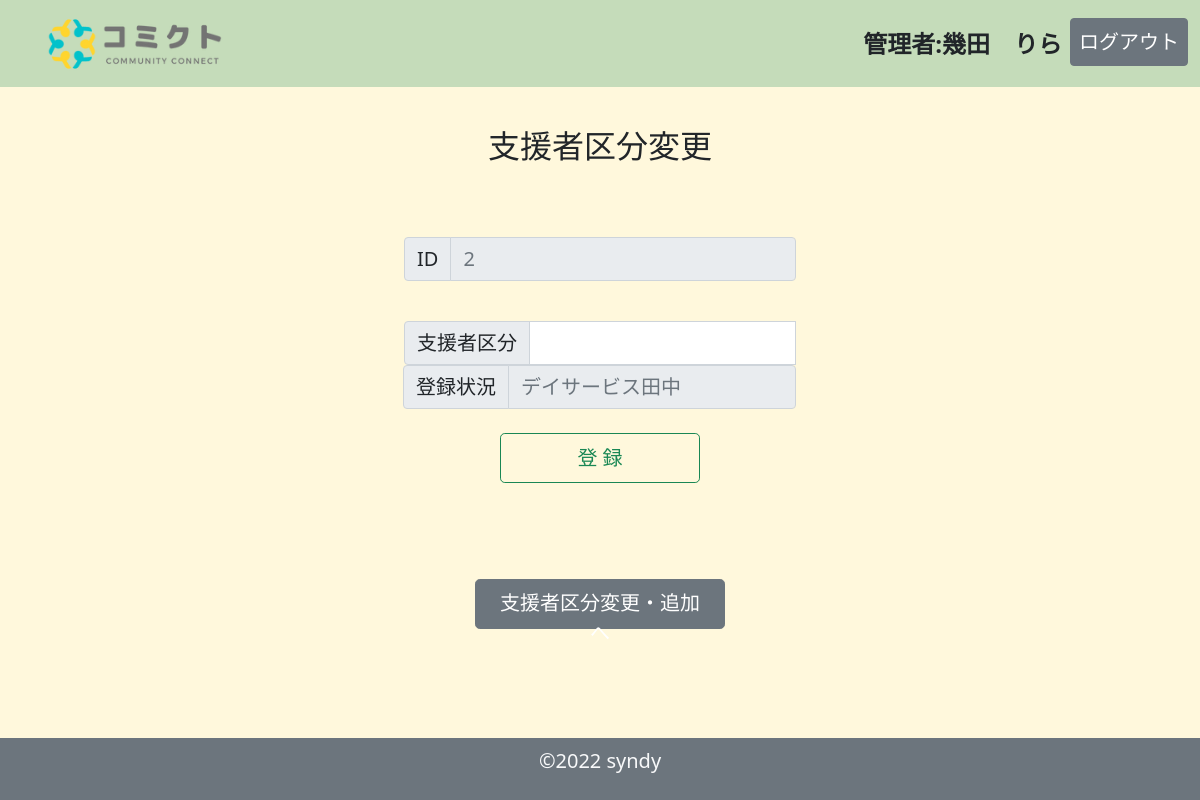
Before: /admin_belongs_edit.php?id=3 (signed in) with the older database file.
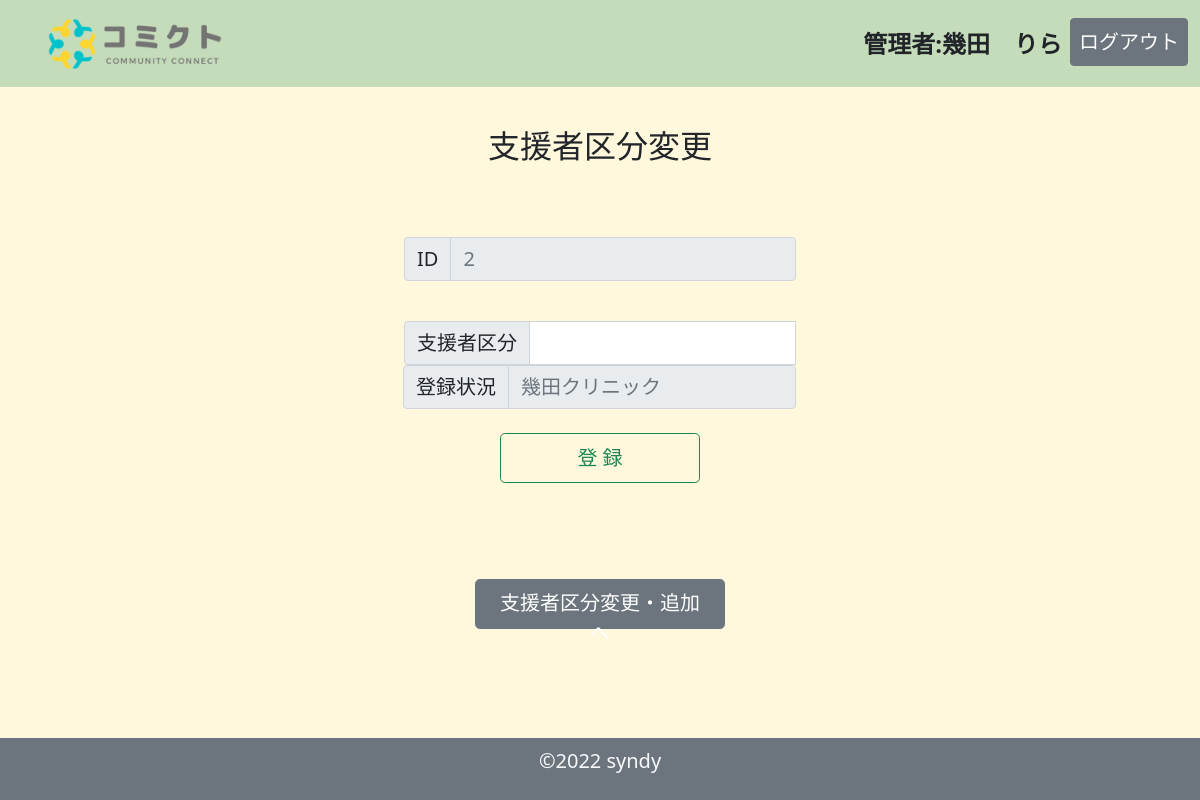
After: the same page with the newer database file.
### tables this page shows
CREATE TABLE `belongs_table` (
  `id` int(11) NOT NULL,
  `belongs_id` int(11) NOT NULL,
  `belongs` varchar(128) NOT NULL
);

### admin_belongs_edit.php (the view, shortened to what this page needs)
<?php
$id = $_GET["id"];
$pdo = connect_to_db();
$sql = 'SELECT * FROM belongs_table WHERE id=:id';
$stmt = $pdo->prepare($sql);
$stmt->bindValue(':id', $id, PDO::PARAM_INT);
try {
    $status = $stmt->execute();
} catch (PDOException $e) {
    echo json_encode(["sql error" => "{$e->getMessage()}"]);
    exit();
}
$record = $stmt->fetch(PDO::FETCH_ASSOC);
?>
<!DOCTYPE html>
<html lang="ja">
<head>
    <link href="https://cdn.jsdelivr.net/npm/bootstrap@5.1.3/dist/css/bootstrap.min.css" rel="stylesheet">
    <link rel="stylesheet" href="css/style_home_admin.css">
</head>
<body>
    <header>
        <nav class="navbar navbar-expand-lg navbar-light bg-success bg-opacity-25">
            <div class="container-fluid">
                <a class="navbar-brand" href="#">
                    <img src="img/comictlogo.png" alt="" width="250" height="60" class="d-inline-block align-text-top">
                </a>
                <div class="collapse navbar-collapse " id="navbarSupportedContent">
                    <ul class="navbar-nav me-auto">
                        <li class="nav-item">
                            <a class="nav-link" href="#"></a>
                        </li>
                        <li class="nav-item">
                            <a class="nav-link" href="#"></a>
                        </li>
                    </ul>
                    <ul class="navbar-nav">
                        <li class="nav-item">
                            <a class="nav-link text-dark fw-bold fs-4" href="#">管理者:<?= $_SESSION['mbname'] ?></a>
                        </li>
                        <li class="nav-item">
                            <a class="nav-link btn btn-secondary text-white fs-5 " href="logout.php" role="button">ログアウト</a>
                        </li>
                    </ul>
                </div>
            </div>
        </nav>
    </header>
    <main class="mb-5">
        <form action="admin_belongs_update.php" method="POST">
            <div class="container-fluid">
                <div class="row justify-content-center  g-2">
                    <p class="h2 text-center my-5">支援者区分変更</p>
                    <div class="input-group my-4 justify-content-center" style="max-width: 400px;">
                        <form>
                            <fieldset disabled class="input-group justify-content-center" style="max-width: 400px;">
                                <div class="input-group justify-content-center">
                                    <span class="input-group-text fs-5" id="inputGroup-sizing-default">ID</span>
                                    <input type="text" class="form-control fs-5 " placeholder="<?= $record["belongs_id"] ?>" aria-label="Sizing example input" aria-describedby="inputGroup-sizing-default">
                                </div>
                            </fieldset>
                        </form>
                    </div>
                </div>
                <div class="row justify-content-center  g-2">
                    <div class="input-group my-4 justify-content-center" style="max-width: 400px;">
                        <span class="input-group-text fs-5" id="inputGroup-sizing-default">支援者区分</span>
                        <input type="text" name="belongs" class="form-control fs-5 " aria-label="Sizing example input" aria-describedby="inputGroup-sizing-default">
                        <form>
                            <fieldset disabled class="input-group justify-content-center" style="max-width: 400px;">
                                <div class="input-group justify-content-center">
                                    <span class="input-group-text fs-5" id="inputGroup-sizing-default">登録状況</span>
                                    <input type="text" class="form-control fs-5 " placeholder="<?= $record["belongs"] ?>" aria-label="Sizing example input" aria-describedby="inputGroup-sizing-default">
                                </div>
                            </fieldset>
                        </form>
                    </div>
                </div>
                <div class="container-fluid">
                    <div class="row justify-content-center">
                        <div class="col text-center mb-5">
                            <button class="btn btn-outline-success btn-lg fs-5" style="width: 200px;;height:50px">登 録</button>
                        </div>
                    </div>
                </div>
            </div>
        </form>
        <div class="container-fluid">
            <div class="row justify-content-center">
                <div class="col text-center my-5">
                    <a class="btn btn-secondary btn-lg fs-5" style="width: 250px;;height:50px" href="admin_belongs_read.php" role="button">支援者区分変更・追加へ</a>
                </div>
            </div>
        </div>
    </main>
    <footer class="footer fixed-bottom mt-auto py-2 bg-secondary text-light text-center fs-5 ">
        <div class="container">
            <p>&copy;2022 syndy </p>
        </div>
    </footer>
</body>
</html>

Changed rows visible on the page:
changed belongs_table: belongs "デイサービス田中" → "幾田クリニック"
